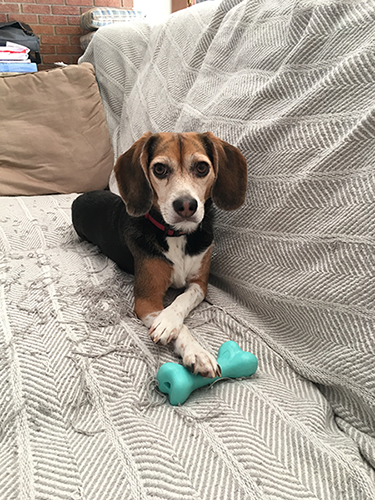
#> input picture notebooks/jemma.png, 375 x 500 px
$ jupyter execute 11_convolutional_neural_networks.ipynb
#> lines starting #> are read from the running program, lines starting #| are printed output that depends on the picture
# Convolutional Neural Networks

# convolution operation
*convolutions.py*

[cell 1]
import numpy as np
from skimage.exposure import rescale_intensity
import cv2
import matplotlib.pyplot as plt

[cell 2]
def convolve(image, K):
    # grab the spatial dimensions of the image and kernel
    (iH, iW) = image.shape[:2]
    (kH, kW) = K.shape[:2]

    # allocate memory for the output image, taking care to "pad"
    # the borders of the input image so the spatial size (i.e.,
    # width and height) are not reduced
    pad = (kW - 1)//2

    image = cv2.copyMakeBorder(image, pad, pad, pad, pad, cv2.BORDER_REPLICATE)
    output = np.zeros((iH, iW), dtype = 'float')

    # loop over the input image, "sliding" the kernel across
    # each (x, y)-coordinate from left-to-right and top-to-bottom
    for y in np.arange(pad, iH + pad):
        for x in np.arange(pad, iW + pad):
            # extract the ROI of the image by extracting the
            # *center* region of the current (x, y)-coordinates dimensions
            roi = image[y - pad : y + pad + 1, x - pad : x + pad + 1]

            # perform the actual convolution by taking the
            # element-wise multiplication between the ROI and
            # the kernel, then summing the matrix
            o = (roi * K).sum()

            # store the convolved value in the output (x, y)-
            # coordinate of the output image
            output[y - pad, x - pad] = o


    # rescale the output image to be in the range [0, 255]
    output = rescale_intensity(output, in_range = (0, 255))
    output = (output * 255).astype ("uint8")

    return output

[cell 3]
# construct average blurring kernels used to smooth an image
smallBlur = np.ones((7, 7), dtype = "float") * (1.0 / (7 * 7))
largeBlur = np.ones((21, 21), dtype = "float") * (1.0 / (21 * 21))

# construct a sharpening filter
sharpen = np.array([[0, -1, 0],
                    [-1, 5, -1],
                    [0, -1, 0]], dtype="int")

# construct the Laplacian kernel used to detect edge-like regions of an image
laplacian = np.array((
             [0, 1, 0],
             [1, -4, 1],
             [0, 1, 0]), dtype="int")

# construct the Sobel x-axis kernel
sobelX = np.array([
    [-1, 0, 1],
    [-2, 0, 2],
    [-1, 0, 1]], dtype = "int")

# construct the Sobel y-axis kernel
sobelY = np.array([
    [-1, -2, -1],
    [0, 0, 0],
    [1, 2, 1]], dtype = "int")

# construct an emboss kernel
emboss = np.array([
    [-2, -1, 0],
    [-1, 1, 1],
    [0, 1, 2]], dtype = "int")

[cell 4]
# construct the kernel bank, a list of kernels we’re going to apply
# using both our custom ‘convole‘ function and OpenCV’s ‘filter2D‘ function
kernelBank = (
    ("small_blur", smallBlur),
    ("large_blur", largeBlur),
    ("sharpen", sharpen),
    ("laplacian", laplacian),
    ("sobel_x", sobelX),
    ("sobel_y", sobelY),
    ("emboss", emboss))

[cell 5]
imgPath = "./jemma.png"
img = cv2.imread(imgPath)
#> img is the input picture: shape (500, 375, 3); mean B, G, R 151.5, 162.1, 170.1
gray = cv2.cvtColor(img, cv2.COLOR_BGR2GRAY)
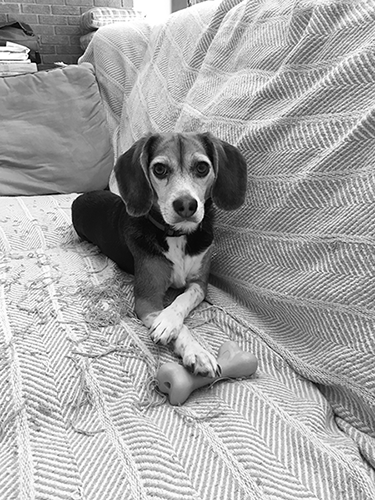
#> gray: shape (500, 375); min 0, max 255, mean 163.3

[cell 6]
for (kernelName, K) in kernelBank:

    print("[INFO] applying {} kernel".format(kernelName))
    convolveOutput = convolve(gray, K)
    opencvOutput = cv2.filter2D(gray, -1, K)

    plt.figure(figsize = (8, 16))
    plt.subplot(1, 3, 1)
    plt.axis("off")
    plt.imshow(gray, cmap = "gray")
    plt.title("Original")
    plt.subplot(1, 3, 2)
    plt.axis("off")
    plt.imshow(convolveOutput, cmap = "gray")
    plt.title("{} - convolve".format(kernelName))
    plt.subplot(1, 3, 3)
    plt.axis("off")
    plt.imshow(opencvOutput, cmap = "gray")
    plt.title("{} - opencv".format(kernelName))
    plt.show()
#> this loop made 7 passes
#> pass 1, in convolve, `image = cv2.copyMakeBorder(image, pad, pad, pad, pad, cv2.BORDER_REPLI..`:
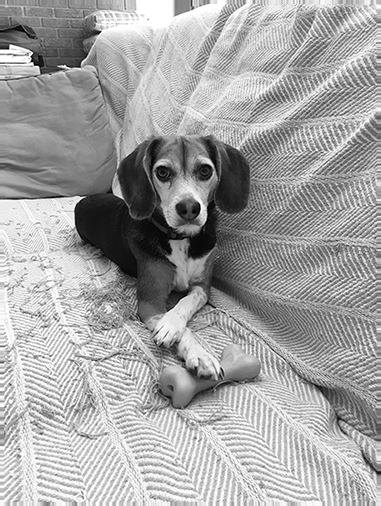
#> image: shape (506, 381); min 0, max 255, mean 163.9
#> pass 1, `convolveOutput = convolve(gray, K)`:
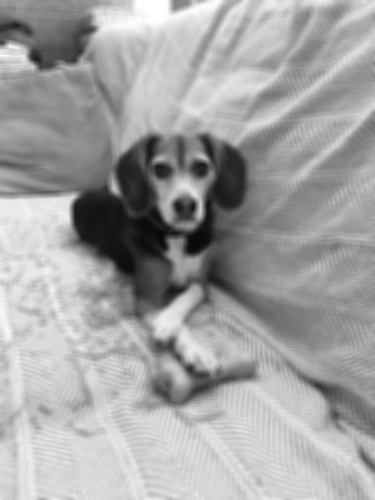
#> convolveOutput: shape (500, 375); min 9, max 255, mean 162.8
#> pass 1, `plt.show()`:
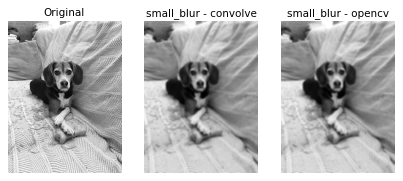
#> figure drawn by matplotlib, 3 panels
#> pass 2, in convolve (call 2), `image = cv2.copyMakeBorder(image, pad, pad, pad, pad, cv2.BORDER_REPLI..`:
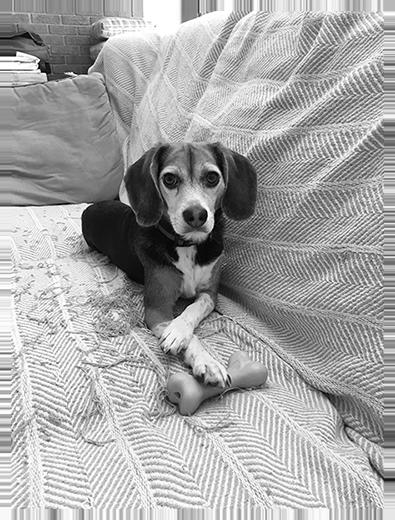
#> image: shape (520, 395); min 0, max 255, mean 165.2
#> pass 2, `plt.show()`:
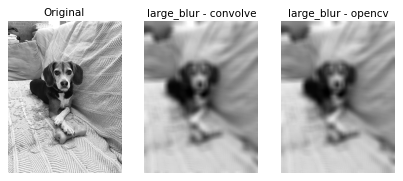
#> figure drawn by matplotlib, 3 panels
